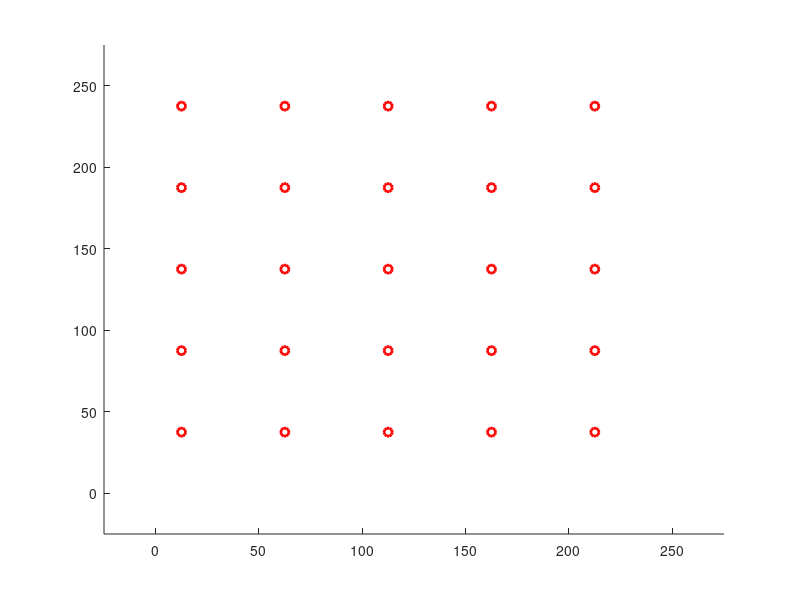

Write MATLAB code to recreate this figure. (Note: this script raises an error after producing the figure.)
%% Variable Setup
grid_size = [10 10];
grid_w = 25;
max_step = 20000;
tol_wp = 10;
tol_transform = pi/50;
Dy_angv_transform = pi/4;
tol_heading = pi/7;

cvg_sample_side = [20 20];

Algorithm = 'square_waypoint';
Serial_port = 'COM12';
baudrate = 9600;

is_heading_correction = false;
is_coverage_map = false;
is_calculate_coverage = false;
is_wp_disappear_upon_reach = false;
is_grid_on = true;
is_xbee_on = false;
is_fixed_offset = true;
is_streaming_on = false;


fixed_offset = [96.5 -54.5];
starting_grid = [1 2];
robot_weight = [1.5 1.5 1.5 1.5];
robot_Form = 1;

time_interval = 5;

max_pos_initialize = 5;

%% Variable initialization


heading = [0 0 pi pi];

time_pause = time_interval/10;

pos_uwb_offset = [0 -3];
pos_uwb_raw =  zeros(2, max_step);
pos_uwb = zeros(2, max_step);

pos_center = zeros(4, 2, max_step);

heading = zeros(4, max_step);

Grid_setup = zeros(grid_size(1),  grid_size(2));
Grid_current =  zeros(grid_size(1),  grid_size(2), max_step);
Grid_visited =  zeros(grid_size(1),  grid_size(2), max_step);

Dy_force = zeros(4, 2, max_step);
Dy_a = zeros(4, 2, max_step);
Dy_v = zeros(4, 2, max_step);

Wp = [];
wp_current = 1;
Circle_Wp = [];

is_rotating = false;

Line_Robot = [];
Line_Robot_area = [];
Line_Border = [];
loc_center = [0 0];

RobotShapes = [0 0 0 0 ;
                        0 0 pi pi;
                        0 0 0 -pi;
                        -pi 0 0 0;
                        -pi 0 0 -pi;
                        -pi/2 0 pi 0;
                        pi 0 pi pi*3/4];
                    
char_command = '';
Cvg = [];
count_cvg_point = 0;
cvg_sample_w = grid_w*[grid_size(1)/cvg_sample_side(1) grid_size(2)/cvg_sample_side(2)];
grid_dhw = sqrt(2) / 2 * grid_w;

count_pos_initialize = 0;
is_pos_initialized = false;
pos_initial = [];

if (is_xbee_on)
    delete(instrfindall);
    arduino = serial(Serial_port,'BaudRate',baudrate);
    fopen(arduino);
end

for idxx = 1:(cvg_sample_side(2)+1)
    for idxy = 1:(cvg_sample_side(1)+1)
        Cvg = [Cvg; cvg_sample_w(1)*(idxy-1) cvg_sample_w(2)*(idxx-1) 0];
    end
end

    for idx = 1: 10
        if (mod(idx, 4) == 1)
            Wp = [Wp; 0.5*grid_w  (idx+0.5)*grid_w 1];
            Wp = [Wp; (0.5+(grid_size(2)-2)*1/4.0)*grid_w  (idx+0.5)*grid_w 6];
            Wp = [Wp; (0.5+(grid_size(2)-2)*2/4.0)*grid_w  (idx+0.5)*grid_w 5];
            Wp = [Wp; (0.5+(grid_size(2)-2)*3/4.0)*grid_w  (idx+0.5)*grid_w 5];
        end
        if (mod(idx, 4) == 2)
            Wp = [Wp; (grid_size(2) - 1.5)*grid_w  (idx-0.5)*grid_w 2];
        end
        if (mod(idx, 4) == 3)
            Wp = [Wp; (grid_size(2) - 1.5)*grid_w (idx+0.5)*grid_w 2];
            Wp = [Wp; (grid_size(2) - 1.5 - (grid_size(2)-2)*1/4.0)*grid_w  (idx+0.5)*grid_w 2];
            Wp = [Wp; (grid_size(2) - 1.5 - (grid_size(2)-2)*2/4.0)*grid_w  (idx+0.5)*grid_w 2];
            Wp = [Wp; (grid_size(2) - 1.5 - (grid_size(2)-2)*3/4.0)*grid_w  (idx+0.5)*grid_w 2];
        end
        if (mod(idx, 4) == 0)
            Wp = [Wp; 0.5*grid_w  (idx-0.5)*grid_w 2];
        end
    end

%% DRAW MAP
figure(1)
axis([-grid_w grid_w*(grid_size(1)+1) -grid_w grid_w*(grid_size(2)+1)])
hold on

 % Draw Waypoints
for idx = 1: size(Wp,1)
    Circle_Wp(idx) = plot(Wp(idx, 1), Wp(idx, 2),'Color', 'r', 'LineWidth', 2, 'Marker', 'o');
end
txt_endLine = [0 0];
txt_endLine_last = [0 0];

%% Square Waypoint  (SW)

if ( strcmp( Algorithm, 'square_waypoint'))
    
    % Algorithm Setup
    occup_start = [2 1; 1 1; 1 2; 2 2];
    
    for idx = 1: 4
        Grid_current( occup_start( idx, 1), occup_start( idx, 2), 1) = idx ;
        Grid_visited( occup_start( idx, 1), occup_start( idx, 2), 1) = 1;
    end 
    pos_uwb_raw(:, 1) = pos_uwb_offset;
    pos_uwb(:, 1) = pos_uwb_raw(:, 1);

    % Algorithm Main Loop
    for step = 1:max_step
        
        % Pause function
        pause(time_pause);
           
        % Robot Dynamics
        
        %for robidx = 1:4
        %Dy_v(:, :, step) = robotMovement(char_command, heading, 2);
            %Dy_force(robidx, :, step) = (Wp(wp_current, :) - pos_uwb(:,step).') / 250;
            %Dy_a(robidx, :, step) = Dy_force(robidx, :, step)  / robot_weight(robidx);
            %Dy_v(robidx, :, step+1) = Dy_v(robidx, :, step) + Dy_a(robidx, :, step) * time_interval;
        %end
       
        %pos_uwb(:, step)  
        %Wp(wp_current, :) 
        %norm(pos_uwb(:, step) - Wp(wp_current, :))

        
        % streaming input
        
        if (is_streaming_on)
            
            fid = fopen('C:\Marvelmind\dashboard\logs\TestLog.txt','rt');
            txt_Streaming = textscan(fid, '%f %f %f %f %f %f %f %f %f %f %f %f %f %f %f', 'delimiter', ',','collectoutput',true...
                  , 'HeaderLines', 3);
            txt_Streaming=txt_Streaming{1};
            fclose(fid);
            txt_rows=size(txt_Streaming,1);
            txt_endLine = txt_Streaming(end, 5:6);
            %txt_endLine = [txt_endLine(1)*100  txt_endLine(2)*100] - pos_uwb_offset;
            if (is_fixed_offset) 
                txt_endLine = txt_endLine*100 + fixed_offset
            end

            if (~is_pos_initialized && (txt_endLine(1) ~= 0 &&  ~isnan(txt_endLine(1))  &&  txt_endLine(2) ~= 0 &&  ~isnan(txt_endLine(2))))
                if (txt_endLine(1) < 1000 && txt_endLine(2) < 1000)
                    count_pos_initialize = count_pos_initialize+1;
                    pos_initial = [pos_initial; txt_endLine];
                    if count_pos_initialize >= max_pos_initialize
                        txt_endLine_last = mean(pos_initial);
                        is_pos_initialized = true;
                        disp('Position initialized!');
                        pos_uwb_offset = txt_endLine_last - starting_grid * grid_w;
                        txt_endLine_last = starting_grid * grid_w;
                    end
                    pos_uwb(:, step+1) = pos_uwb(:, step);
                end
            elseif  (is_pos_initialized && txt_endLine(1) ~= 0 &&  ~isnan(txt_endLine(1))  &&  txt_endLine(2) ~= 0 &&  ~isnan(txt_endLine(2)) )
                if (txt_endLine_last(1) ~= txt_endLine(1) || txt_endLine_last(2) ~= txt_endLine(2)) 
                    %txt_endLine_last
                    %txt_endLine
                    if norm(txt_endLine_last - txt_endLine) < 30
                        line([txt_endLine_last(1) txt_endLine(1)], [txt_endLine_last(2) txt_endLine(2)]);
                        txt_endLine_last = txt_endLine;
                        pos_uwb(:, step+1) = txt_endLine_last.'*0.8 + 0.2*pos_uwb(:, step);
                    else
                        pos_uwb(:, step+1) = pos_uwb(:, step);
                    end
                else
                    pos_uwb(:, step+1) = pos_uwb(:, step);
                end
            else
                 pos_uwb(:, step+1) = pos_uwb(:, step);
            end
        end
        
        if(norm(pos_uwb(:, step).' - Wp(wp_current, 1:2)) < tol_wp )
            if (is_wp_disappear_upon_reach)
                delete(Circle_Wp(wp_current));
            end
            wp_current = wp_current + 1;
        end
        
        is_require_transform = false;
        for rbtidx = 1:4
            if abs(heading(rbtidx) - RobotShapes(Wp(wp_current, 3),rbtidx)) > tol_transform
                is_require_transform = true;
            end
        end
        
        if (robot_Form ~= Wp(wp_current, 3) && is_require_transform)
            is_transforming = true;
        else 
            robot_Form = Wp(wp_current, 3);
            is_transforming = false;
        end
        
        if (~is_pos_initialized && is_streaming_on)
            pos_uwb(:, step+1) = pos_uwb(:, step);
        elseif (is_transforming)
            heading = robotTransformation(Wp(wp_current, 3), heading, RobotShapes, tol_transform, Dy_angv_transform);
            pos_uwb(:, step+1) = pos_uwb(:, step);
        elseif (heading(2) > tol_heading && is_heading_correction ) 
            [Dy_v(:, :, step), heading] = robotMovement('l', heading, 0);
            pos_uwb(:, step+1) = pos_uwb(:, step);
        elseif (heading(2) < - tol_heading && is_heading_correction) 
            [Dy_v(:, :, step), heading]  = robotMovement('r', heading, 0);
            pos_uwb(:, step+1) = pos_uwb(:, step);
        else
             if abs(Wp(wp_current, 1) - pos_uwb(1,step)) > abs(Wp(wp_current, 2) - pos_uwb(2,step)) 
                if Wp(wp_current, 1) - pos_uwb(1,step) > 0
                    char_command = 'R';
                else
                    char_command = 'L';
                end
            else
                if Wp(wp_current, 2) - pos_uwb(2,step) > 0
                    char_command = 'F';
                else
                    char_command = 'B';
                end
             end
            
            %[Dy_v(:, :, step), heading]  = robotMovement(char_command, heading, 2);
            
            if (~is_streaming_on)
                [Dy_v(:, :, step), heading]  = robotMovement(char_command, heading, 2);
                pos_uwb(:, step+1) = Dy_v(2, :, step).' * time_interval+...
                                            0.2* (pos_uwb(:, step) + rand * 10 - 5) + 0.8* pos_uwb(:, step);
            end
            
            %pos_uwb(:, step+1) = Dy_v(2, :, step).' * time_interval+...
           %                                 0.2* (pos_uwb(:, step) + rand * 10 - 5) + 0.8* pos_uwb(:, step);
           % for rbtidx = 1:4
           %     heading(rbtidx) = 0.6 * heading(rbtidx) + 0.4 * (rand - 0.5) * 0.1 ;
           % end
           %heading(2) = 0.6 * heading(2) + 0.4 * (rand - 0.5)  ;
           %heading(1) = heading(2);
           %heading(3) = heading(2);
           %heading(4) = heading(2);
        end
        
        %pos_uwb(:, step)
        % Robot Commands
        %char_command
        if (is_xbee_on)
            writedata = char(char_command);
            fwrite(arduino,writedata,'char');
        end
        %readData = fscanf(arduino, '%c', 1)
        
        
        % update uwb here
        %pos_uwb(1, step+1) = pos_uwb(1, step) + (1+ 0.1* step)* sin(step / 5);
        %pos_uwb(2, step+1) = pos_uwb(2, step) + (1+ 0.08* step)* cos(step / 5);
        
        % calibrate pos here
        pos_x = pos_uwb(1,step);
        pos_nx = pos_uwb(1, step+1);
        pos_y = pos_uwb(2,step);
        pos_ny = pos_uwb(2, step+1);
        
        
        % remove previous robot line plot
        if (~isempty(Line_Robot))
            delete(Line_Robot)
        end
        Line_Robot = [];
        Line_Border = [];
        
        % Draw Robot
        
        pos_center(2,:, step) = [pos_x pos_y];
        pos_center(1,:, step) =  pos_center(2,:,step) + grid_dhw* ...
                                   [sin(pi/4 - heading(2))-cos(pi/4 - heading(1)) ...
                                    -cos(pi/4 - heading(2))-sin(pi/4 - heading(1))];
        pos_center(3,:, step) =  pos_center(2,:,step) + grid_dhw* ...
                                   [cos(pi/4 - heading(2))+sin(heading(3) - pi/4) ...
                                    sin(pi/4 - heading(2))+cos(heading(3) - pi/4)];
        pos_center(4,:, step) =  pos_center(3,:,step) + grid_dhw* ...
                                   [sin(-pi/4 + heading(3))+sin(pi/4 + heading(4)) ...
                                    cos(-pi/4 + heading(3))+cos(pi/4 + heading(4))]; 
        
        pos_center(2,:, step+1) = [pos_nx pos_ny];
        pos_center(1,:, step+1) =  pos_center(2,:, step+1) + grid_dhw* ...
                                   [sin(pi/4 - heading(2))-cos(pi/4 - heading(1)) ...
                                    -cos(pi/4 - heading(2))-sin(pi/4 - heading(1))];
        pos_center(3,:, step+1) =  pos_center(2,:, step+1) + grid_dhw* ...
                                   [cos(pi/4 - heading(2))+sin(heading(3) - pi/4) ...
                                    sin(pi/4 - heading(2))+cos(heading(3) - pi/4)];
        pos_center(4,:, step+1) =  pos_center(3,:,step+1)  + grid_dhw* ...
                                   [sin(-pi/4 + heading(3))+sin(pi/4 + heading(4)) ...
                                    cos(-pi/4 + heading(3))+cos(pi/4 + heading(4))]; 
        

        
        % plot robot BG
        if (is_coverage_map == 1)
            for robidx = 1:4
            Line_Robot(robidx,1) = line([pos_center(robidx, 1, step)+grid_dhw*cos(pi/4 - heading(robidx)) ...
                                                     pos_center(robidx, 1, step)+grid_dhw*sin(pi/4 - heading(robidx))], ...
                                                    [pos_center(robidx, 2, step)+grid_dhw*sin(pi/4 -  heading(robidx)) ...
                                                     pos_center(robidx, 2, step)+grid_dhw*-cos(pi/4 -  heading(robidx))], 'Color', 'yellow', 'LineWidth', 2);
            Line_Robot(robidx,2) = line([pos_center(robidx, 1, step)+grid_dhw*cos(pi/4 -  heading(robidx))... 
                                                     pos_center(robidx, 1, step)+grid_dhw*-sin(pi/4 -  heading(robidx))], ...
                                                    [ pos_center(robidx, 2, step)+grid_dhw*sin(pi/4 -  heading(robidx))...
                                                      pos_center(robidx, 2, step)+grid_dhw*cos(pi/4 -  heading(robidx))], 'Color', 'yellow', 'LineWidth', 2);
            Line_Robot(robidx,3) = line([pos_center(robidx, 1, step)+grid_dhw*-cos(pi/4 -  heading(robidx)) ...
                                                     pos_center(robidx, 1, step)+grid_dhw*-sin(pi/4 -  heading(robidx))], ...
                                                    [ pos_center(robidx, 2, step)+grid_dhw*-sin(pi/4 -  heading(robidx)) ...
                                                      pos_center(robidx, 2, step)+grid_dhw*cos(pi/4 -  heading(robidx))], 'Color', 'yellow', 'LineWidth', 2);
            Line_Robot(robidx,4) = line([pos_center(robidx, 1, step)+grid_dhw*-cos(pi/4 -  heading(robidx)) ...
                                                     pos_center(robidx, 1, step)+grid_dhw*sin(pi/4 -  heading(robidx))], ...
                                                    [ pos_center(robidx, 2, step)+grid_dhw*-sin(pi/4 -  heading(robidx))...
                                                      pos_center(robidx, 2, step)+grid_dhw*-cos(pi/4 -  heading(robidx))], 'Color', 'yellow', 'LineWidth', 2);
        
             end
        end
            
        % Draw Outer Border
        Line_Border(1) = line([0 0], [0 grid_w*grid_size(1)], 'Color', 'black', 'LineWidth', 2);
        Line_Border(2) =line([0 grid_w*grid_size(2)], [0 0], 'Color', 'black', 'LineWidth', 2);
        Line_Border(3) =line([grid_w*grid_size(2) grid_w*grid_size(1)], [0 grid_w*grid_size(1)], 'Color', 'black', 'LineWidth', 2);
        Line_Border(4) =line([grid_w*grid_size(2) 0], [grid_w*grid_size(2) grid_w*grid_size(1)], 'Color', 'black', 'LineWidth', 2);
        if (is_grid_on)
            for idxx = 1:(grid_size(1) + 1)
                line(grid_w*[(idxx-1) (idxx-1)], grid_w*[0 grid_size(2)], 'Color', 'black', 'LineWidth', 0.5);
            end
            for idxy = 1:(grid_size(2) + 1)
                line(grid_w*[0 grid_size(1)], grid_w*[(idxy-1) (idxy-1)], 'Color', 'black', 'LineWidth', 0.5);
            end
        end
        
        % Draw Robot Outline
        for robidx = 1:4
            %line([pos_center(robidx,1,step) pos_center(robidx,1,step+1)], [pos_center(robidx,2,step) pos_center(robidx,2,step+1)])  
            Line_Robot(robidx,1) = line([pos_center(robidx, 1, step)+grid_dhw*cos(pi/4 - heading(robidx)) ...
                                                     pos_center(robidx, 1, step)+grid_dhw*sin(pi/4 - heading(robidx))], ...
                                                    [pos_center(robidx, 2, step)+grid_dhw*sin(pi/4 -  heading(robidx)) ...
                                                     pos_center(robidx, 2, step)+grid_dhw*-cos(pi/4 -  heading(robidx))], 'Color', 'green', 'LineWidth', 1);
            Line_Robot(robidx,2) = line([pos_center(robidx, 1, step)+grid_dhw*cos(pi/4 -  heading(robidx))... 
                                                     pos_center(robidx, 1, step)+grid_dhw*-sin(pi/4 -  heading(robidx))], ...
                                                    [ pos_center(robidx, 2, step)+grid_dhw*sin(pi/4 -  heading(robidx))...
                                                      pos_center(robidx, 2, step)+grid_dhw*cos(pi/4 -  heading(robidx))], 'Color', 'green', 'LineWidth', 1);
            Line_Robot(robidx,3) = line([pos_center(robidx, 1, step)+grid_dhw*-cos(pi/4 -  heading(robidx)) ...
                                                     pos_center(robidx, 1, step)+grid_dhw*-sin(pi/4 -  heading(robidx))], ...
                                                    [ pos_center(robidx, 2, step)+grid_dhw*-sin(pi/4 -  heading(robidx)) ...
                                                      pos_center(robidx, 2, step)+grid_dhw*cos(pi/4 -  heading(robidx))], 'Color', 'green', 'LineWidth', 1);
            Line_Robot(robidx,4) = line([pos_center(robidx, 1, step)+grid_dhw*-cos(pi/4 -  heading(robidx)) ...
                                                     pos_center(robidx, 1, step)+grid_dhw*sin(pi/4 -  heading(robidx))], ...
                                                    [ pos_center(robidx, 2, step)+grid_dhw*-sin(pi/4 -  heading(robidx))...
                                                      pos_center(robidx, 2, step)+grid_dhw*-cos(pi/4 -  heading(robidx))], 'Color', 'green', 'LineWidth', 1);   
        end
        
        if(is_calculate_coverage)
            for cvg_idx = 1: numel(Cvg(:, 1))
                for robidx = 1:4
                    if (Cvg(cvg_idx, 3) == 0)
                        tri1_x = [pos_center(robidx, 1, step)+grid_dhw*cos(pi/4 - heading(robidx)) ...
                                      pos_center(robidx, 1, step)+grid_dhw*sin(pi/4 - heading(robidx)) ...
                                      Cvg(cvg_idx, 1)];
                        tri1_y = [pos_center(robidx, 2, step)+grid_dhw*sin(pi/4 -  heading(robidx))  ...
                                      pos_center(robidx, 2, step)+grid_dhw*-cos(pi/4 -  heading(robidx)) ...
                                      Cvg(cvg_idx, 2)];
                        area1 = polyarea(tri1_x,tri1_y);
                        tri2_x = [pos_center(robidx, 1, step)+grid_dhw*cos(pi/4 -  heading(robidx)) ...
                                      pos_center(robidx, 1, step)+grid_dhw*-sin(pi/4 -  heading(robidx)) ...
                                      Cvg(cvg_idx, 1)];
                        tri2_y = [pos_center(robidx, 2, step)+grid_dhw*sin(pi/4 -  heading(robidx))  ...
                                      pos_center(robidx, 2, step)+grid_dhw*cos(pi/4 -  heading(robidx)) ...
                                      Cvg(cvg_idx, 2)];
                        area2 = polyarea(tri1_x,tri1_y);
                        tri3_x = [pos_center(robidx, 1, step)+grid_dhw*-cos(pi/4 -  heading(robidx)) ...
                                      pos_center(robidx, 1, step)+grid_dhw*-sin(pi/4 - heading(robidx)) ...
                                      Cvg(cvg_idx, 1)];
                        tri3_y = [pos_center(robidx, 2, step)+grid_dhw*-sin(pi/4 -  heading(robidx))  ...
                                      pos_center(robidx, 2, step)+grid_dhw*cos(pi/4 -  heading(robidx)) ...
                                      Cvg(cvg_idx, 2)];
                        area3 = polyarea(tri3_x,tri3_y);
                        tri4_x = [pos_center(robidx, 1, step)+grid_dhw*-cos(pi/4 -  heading(robidx)) ...
                                      pos_center(robidx, 1, step)+grid_dhw*sin(pi/4 -  heading(robidx)) ...
                                      Cvg(cvg_idx, 1)];
                        tri4_y = [pos_center(robidx, 2, step)+grid_dhw*-sin(pi/4 -  heading(robidx)) ...
                                      pos_center(robidx, 2, step)+grid_dhw*-cos(pi/4 -  heading(robidx)) ...
                                      Cvg(cvg_idx, 2)];
                        area4 =  polyarea(tri4_x,tri4_y);
                        if area1 + area2 + area3 + area4 <= grid_w* grid_w + 0.1
                            Cvg(cvg_idx,3) = 1;
                            count_cvg_point = count_cvg_point+1;
                        end
                    end
                end
            end
            count_cvg_point/ numel(Cvg(:, 1))
        end
        % Draw Robot Center
        line([pos_x pos_nx], [pos_y pos_ny])
        
    end
end
